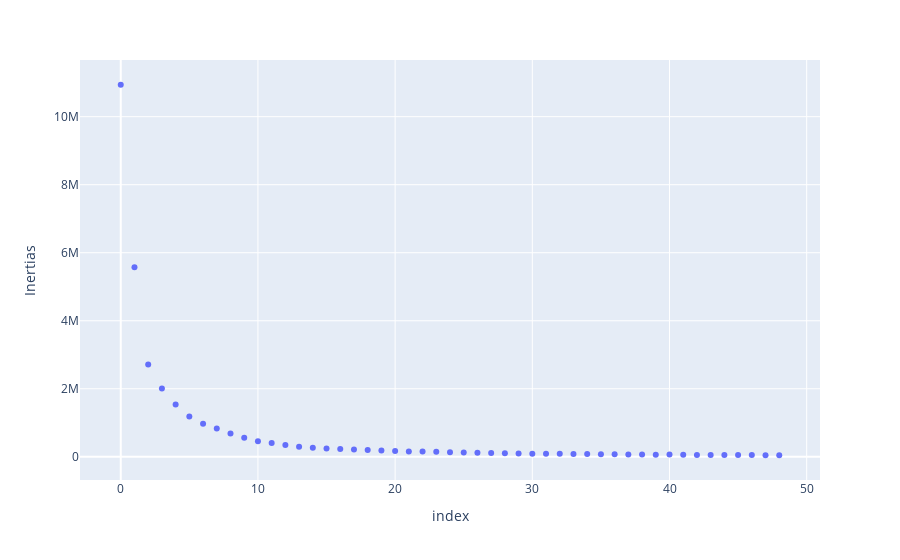

Notebook code cell kept with this figure:
### Code cell
inertiaDF = pd.DataFrame(inertiaList, columns=['Inertias'])
fig = px.scatter(inertiaDF, y="Inertias")
fig.show()

### Figure 1 — Plotly figure (JSON) as saved in the notebook; plotly's stock layout.template omitted (floating-point values rounded to 4 significant figures)
{"data": [{"hovertemplate": "index=%{x}<br>Inertias=%{y}<extra></extra>", "legendgroup": "", "marker": {"color": "#636efa", "symbol": "circle"}, "mode": "markers", "name": "", "orientation": "v", "showlegend": false, "type": "scatter", "x": [0, 1, 2, 3, 4, 5, 6, 7, 8, 9, 10, 11, 12, 13, 14, 15, 16, 17, 18, 19, 20, 21, 22, 23, 24, 25, 26, 27, 28, 29, 30, 31, 32, 33, 34, 35, 36, 37, 38, 39, 40, 41, 42, 43, 44, 45, 46, 47, 48], "xaxis": "x", "y": [10940000.0, 5573000.0, 2715000.0, 2008000.0, 1540000.0, 1188000.0, 970500.0, 830300.0, 684500.0, 557200.0, 458400.0, 402300.0, 348800.0, 295800.0, 266200.0, 244500.0, 226800.0, 217500.0, 198300.0, 187100.0, 169600.0, 156700.0, 154700.0, 144600.0, 137000.0, 123500.0, 117600.0, 111500.0, 104500.0, 100500.0, 93120.0, 91220.0, 88170.0, 81600.0, 82970.0, 73940.0, 73580.0, 69790.0, 66790.0, 63350.0, 65770.0, 58620.0, 55900.0, 52750.0, 54580.0, 51560.0, 49940.0, 47670.0, 45390.0], "yaxis": "y"}], "layout": {"legend": {"tracegroupgap": 0}, "margin": {"t": 60}, "xaxis": {"anchor": "y", "domain": [0, 1], "title": {"text": "index"}}, "yaxis": {"anchor": "x", "domain": [0, 1], "title": {"text": "Inertias"}}}}
